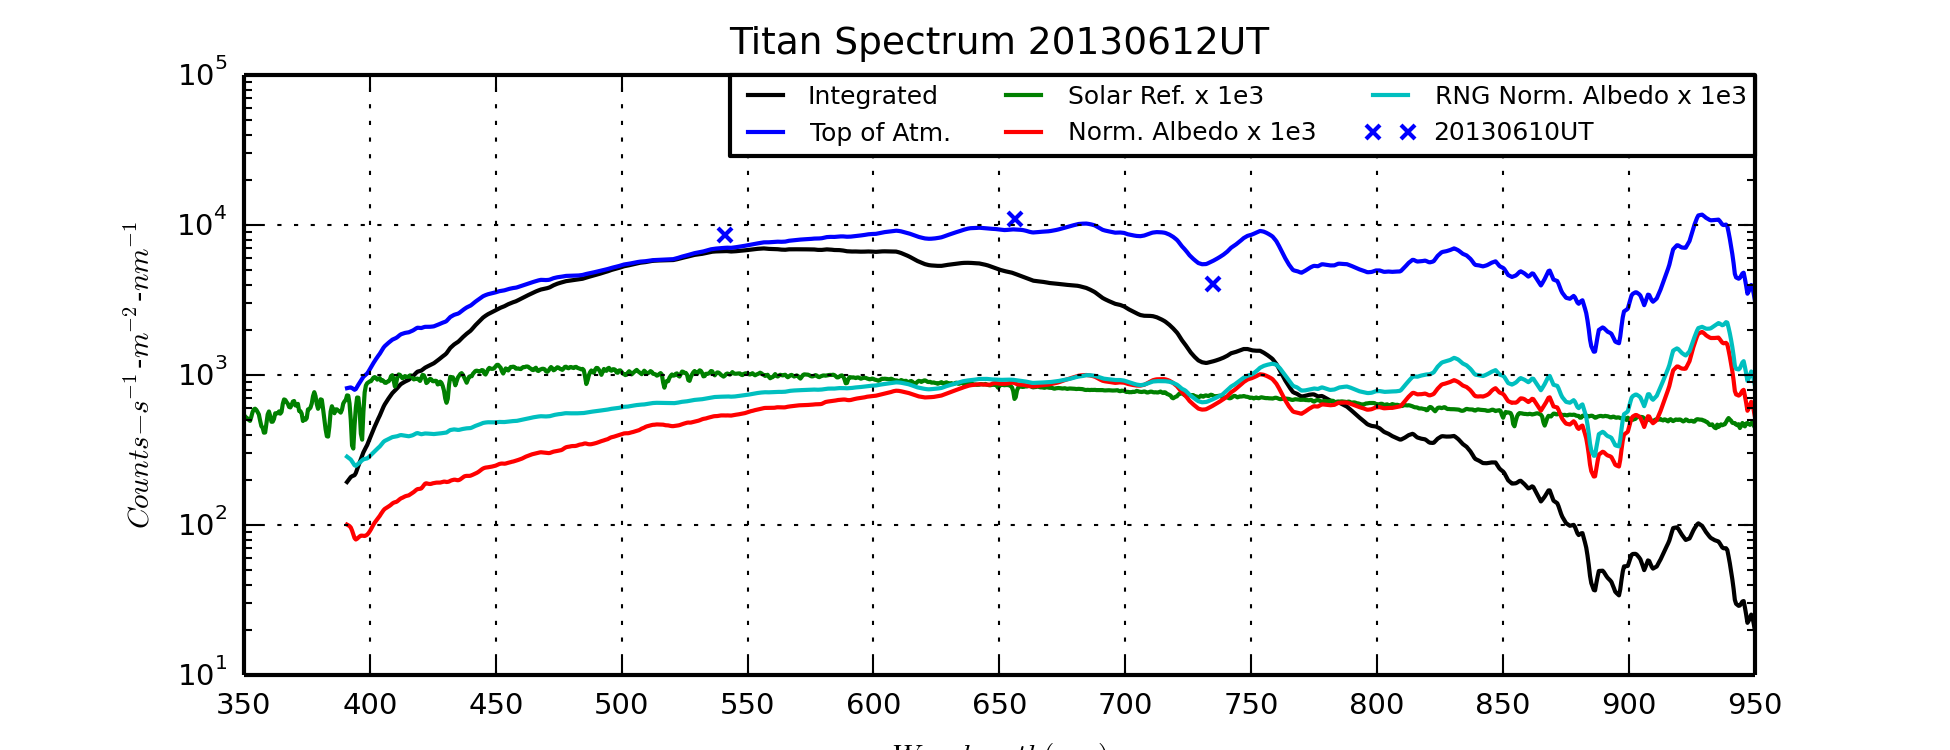

Write Python code to recreate this figure.
# -*- coding: utf-8 -*-
"""
Created on Tue Jul 15 07:22:23 2014

@author: steven.hill
"""
import sys
sys.path.append('g:\\Astronomy\Python Play')
import matplotlib.pyplot as pl
import pylab
import numpy as np
from scipy import interpolate
import scipy
from copy import deepcopy
import ComputeEW

# SKIP PANDAS!!!

# Read and reshape spectral data files    
INT = scipy.fromfile(file="Data/Titan-UnNorm-Cropped.dat", dtype=float, count=-1, sep='\t')    
INT=scipy.reshape(INT,[INT.size/2,2])
INT[:,1]=INT[:,1]/10. #Version of data read was 10x actual data values
NativeDispersion=(INT[(INT.size/2.-1),0]-INT[0,0])/(INT.size/2.-1.)

NormResponsewithWV= scipy.fromfile(file="VegaResponse20130921UT.txt", dtype=float, count=-1, sep=" ")
NRespWV=scipy.reshape(NormResponsewithWV,[NormResponsewithWV.size/2,2])

SaturnRNG_20130612UT = scipy.fromfile(file="../../Saturn Project 2013/Spectroscopy/SaturnRNGSpectrum20130612UT.txt", dtype=float, count=-1, sep='\t')    
SaturnRNG_20130612UT=scipy.reshape(SaturnRNG_20130612UT,[SaturnRNG_20130612UT.size/2,2])

#Load Reference Spectrum: Average G2v for albedo calculations
Ref = scipy.loadtxt("g:/Astronomy/Projects/SpectralReferenceFiles/ReferenceLibrary/g2v.dat", dtype=float, skiprows=3,usecols=(0,1))
MasterDispersion=(Ref[(Ref.size/2.-1),0]-Ref[0,0])/(Ref.size/2.-1.)

#Interpolate NIR, Response and Reference spectra onto Reference Wavelengths

INTInterp=interpolate.interp1d(INT[:,0],INT[:,1],kind='linear', copy=True,
                         bounds_error=False, fill_value=0.0)  
INTonRef=INTInterp(Ref[:,0])

NRespInterp=interpolate.interp1d(NRespWV[:,0],NRespWV[:,1],kind='linear', copy=True,
                         bounds_error=False, fill_value=0.0)  
NResponRef=NRespInterp(Ref[:,0])

RNGInterp=interpolate.interp1d(SaturnRNG_20130612UT[:,0]*10.,SaturnRNG_20130612UT[:,1],kind='linear', copy=True,
                         bounds_error=False, fill_value=0.0)  
RNGonRef=RNGInterp(Ref[:,0])


#Create Master Observed Spectrum by merging CLR and NIR spectra

MASTER=deepcopy(Ref)
MASTER[:,1]= INTonRef[:]
#Compute EWs for telluric bands from MASTER

EWFN="TitanEW20130612UT.txt"
BandName,BandStart,BandEnd,ContWidth,EW=ComputeEW.ComputeEW(MASTER,"G band 4300",4110.,4450.,20.,EWFN,False)
BandName,BandStart,BandEnd,ContWidth,EW=ComputeEW.ComputeEW(MASTER,"H Beta",4760.,5040.,10.,EWFN,True)
BandName,BandStart,BandEnd,ContWidth,EW=ComputeEW.ComputeEW(MASTER,"Mg 5170",5090.,5370.,20.,EWFN,True)
BandName,BandStart,BandEnd,ContWidth,EW=ComputeEW.ComputeEW(MASTER,"Na D",5800.,6000.,20.,EWFN,True)
BandName,BandStart,BandEnd,ContWidth,EW=ComputeEW.ComputeEW(MASTER,"H Alpha 6563 band",6530.,6700.,10.,EWFN,True)

BandName,BandStart,BandEnd,ContWidth,EW=ComputeEW.ComputeEW(MASTER,"O2 B band",6830.,6990.,20.,EWFN,True)
BandName,BandStart,BandEnd,ContWidth,EW=ComputeEW.ComputeEW(MASTER,"H2O 7200a + CH4",6910.,7090.,10.,EWFN,True)
BandName,BandStart,BandEnd,ContWidth,EW=ComputeEW.ComputeEW(MASTER,"H2O 7200b + CH4",7150.,7350.,20.,EWFN,True)
BandName,BandStart,BandEnd,ContWidth,EW=ComputeEW.ComputeEW(MASTER,"O2 A band",7540.,7760.,20.,EWFN,True)
BandName,BandStart,BandEnd,ContWidth,EW=ComputeEW.ComputeEW(MASTER,"H2O Z band + CH4",7850.,8600.,40.,EWFN,True)

BandName,BandStart,BandEnd,ContWidth,EW=ComputeEW.ComputeEW(MASTER,"CH4 6190",6060.,6400.,30.,EWFN,True)
BandName,BandStart,BandEnd,ContWidth,EW=ComputeEW.ComputeEW(MASTER,"CH4 6680",6460.,6770.,20.,EWFN,True)
BandName,BandStart,BandEnd,ContWidth,EW=ComputeEW.ComputeEW(MASTER,"CH4 6825 + O2 B",6780.,6900.,20.,EWFN,True)
BandName,BandStart,BandEnd,ContWidth,EW=ComputeEW.ComputeEW(MASTER,"CH4 7050 + H2O 7200a",6920.,7120.,20.,EWFN,True)
BandName,BandStart,BandEnd,ContWidth,EW=ComputeEW.ComputeEW(MASTER,"CH4 7250 + H2O 7200b",7120.,7560.,30.,EWFN,True)


#Compute top of atmosphere spectrum

BoxcarSmoothIndices=np.where(Ref[:,0] >= 3500.)
NResponRefSmooth=deepcopy(NResponRef)
NResponRefSmooth[BoxcarSmoothIndices]=scipy.convolve(NResponRef[BoxcarSmoothIndices],np.ones((29,))/29)[(28):]
ToA=deepcopy(MASTER)
ToA=MASTER[:,1]/NResponRefSmooth

#Compute Albedo
RefSmooth=deepcopy(Ref[:,1])
RefSmooth[BoxcarSmoothIndices]=scipy.convolve(RefSmooth[BoxcarSmoothIndices],np.ones((19,))/19)[(18):]
Albedo=ToA/RefSmooth
mAlbedo = np.ma.masked_invalid(Albedo)
AlbedoNormRangeIndices=np.where((Ref[:,0] >4000.) & \
     (Ref[:,0] < 7500.))

NormAlbedo=Albedo/mAlbedo[AlbedoNormRangeIndices].max()
print NormAlbedo.max()

NormAlbedowithWV=deepcopy(Ref)
NormAlbedowithWV[:,1]=NormAlbedo

#Compute Rings Normalized Albedo
RNGAlbedo=INTonRef/RNGonRef
mRNGAlbedo = np.ma.masked_invalid(RNGAlbedo)
RNGAlbedoNormRangeIndices=np.where((Ref[:,0] >4000.) & \
     (Ref[:,0] < 7500.))

RNGNormAlbedo=RNGAlbedo/mRNGAlbedo[RNGAlbedoNormRangeIndices].max()
print RNGNormAlbedo.max()

RNGNormAlbedowithWV=deepcopy(Ref)
RNGNormAlbedowithWV[:,1]=RNGNormAlbedo

#Begin plotting 

TitanPhotometry_Labels=np.array(['NUV','BLU','GRN','CLR','RED','HAL','NIR','CH4'])
TitanPhotometry_WaveCenters=np.array([3800.,4500.,5410.,5705.,6480.,6563.,7350.,8990.])
TitanPhotometry_20130610UT=np.array([np.nan,np.nan,30.2,np.nan,np.nan,38.3,14.1,np.nan]) ;

pl.figure(figsize=(6.5, 2.5), dpi=150, facecolor="white")

pl.subplot(1, 1, 1)
#Plot Layout Configuration
x0=350
x1=950
xtks=13

y0=1.0e1
y1=1.0e5
#    ytks=9
ExposureCLR = 1. #seconds - already exposure normalized
Aperture = 0.2**2.-0.07**2. #meters^2
NativeDispersionNM=NativeDispersion/10.
MasterDispersionNM=MasterDispersion/10.
# Set x limits
pl.xlim(x0,x1)
# Set x ticks
pl.xticks(np.linspace(x0,x1,xtks, endpoint=True))
# Set y limits
pl.ylim(y0,y1)
# Set y ticks
pl.yscale('log')
pl.grid()
pl.tick_params(axis='both', which='major', labelsize=7)
pl.ylabel(r"$Counts-s^{-1}$-$m^{-2}$-$nm^{-1}$",fontsize=7)
pl.xlabel(r"$Wavelength (nm)$",fontsize=7)
pl.title("Titan Spectrum 20130612UT",fontsize=9)
#pl.plot(Ref[:,0],CLRonRef/150.,label='CLR',linewidth=0.5)
#pl.plot(Ref[:,0],NIRonRef/300.,label='NIRonCLR',linewidth=0.5)
pl.plot(MASTER[:,0]/10.,MASTER[:,1]/(ExposureCLR*Aperture*NativeDispersionNM),label='Integrated',color='k',linewidth=1)
pl.plot(MASTER[:,0]/10.,ToA/(ExposureCLR*Aperture*NativeDispersionNM),label='Top of Atm.')
pl.plot(MASTER[:,0]/10.,Ref[:,1]*1.0e3,label='Solar Ref. x 1e3')
pl.plot(MASTER[:,0]/10.,NormAlbedo*1.0e3,label='Norm. Albedo x 1e3')
pl.plot(MASTER[:,0]/10.,RNGNormAlbedo*1.0e3,label='RNG Norm. Albedo x 1e3')




pl.plot(TitanPhotometry_WaveCenters/10.,10.*TitanPhotometry_20130610UT/Aperture,
        label='20130610UT',linewidth=0,marker='x',markersize=3.5,markeredgewidth=1,color='b')
        
pl.legend(loc=0,ncol=3, borderaxespad=0.,prop={'size':6})
pylab.savefig('TitanSpectrum20130612UT.png',dpi=300)

TempMaster=MASTER
TempMaster[:,0]=MASTER[:,0]/10.
TempMaster[:,1]=MASTER[:,1]/(ExposureCLR*Aperture*NativeDispersionNM)
np.savetxt("TitanSpectrum20130612UT.txt",MASTER,delimiter=" ",fmt="%10.3F %10.7F")
np.savetxt("TitanAlbedo20130612UT.txt",NormAlbedowithWV,delimiter=" ",fmt="%10.3F %10.7F")
np.savetxt("TitanRNGAlbedo20130612UT.txt",RNGNormAlbedowithWV,delimiter=" ",fmt="%10.3F %10.7F")
